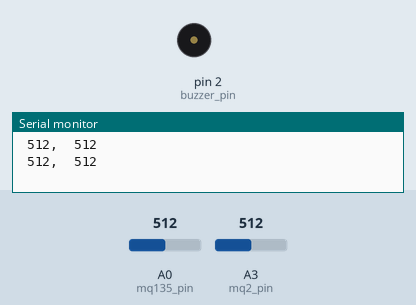
The sketch below on a simulated Arduino Uno, built with avr-gcc and run on an emulated ATmega328P. Shown: buzzer (waves = sounding), the last lines printed to the serial monitor. The test bench sets the inputs (shaded band); at power-on: A3 (mq2_pin) = 512, A0 (mq135_pin) = 512.

Above: at 1.8 s.
1.9 s: A3 (mq2_pin) set to 486
At 3.0 s:
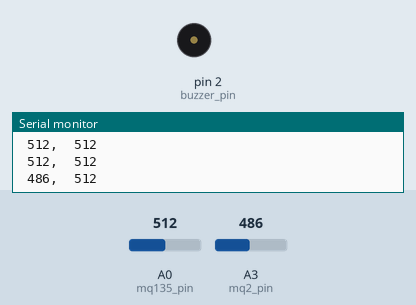
3.5 s: A0 (mq135_pin) set to 790
6.2 s: A0 (mq135_pin) set to 812
At 8.8 s:
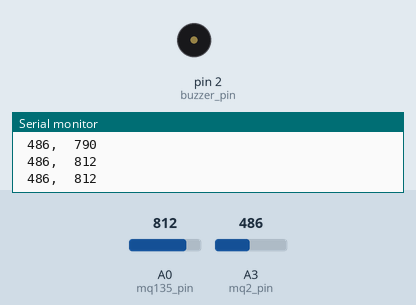
10.3 s: A0 (mq135_pin) set to 716
At 12.2 s:
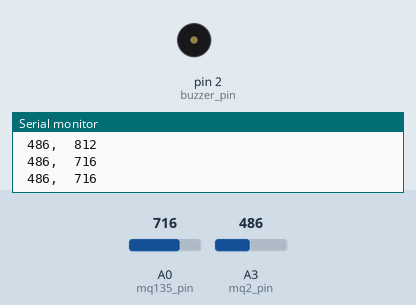
12.5 s: A0 (mq135_pin) set to 810
At 14.8 s:
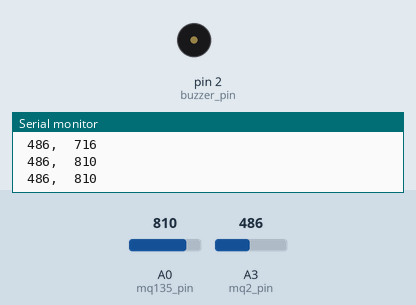
16.6 s: A3 (mq2_pin) set to 107
20.1 s: A3 (mq2_pin) set to 95
Timing chart, 0 to 24.6 s (numbered marks = the images above; inputs shaded):
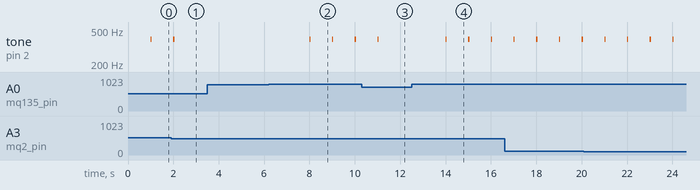

Measured:
- the behaviour switches between 800 and 801 on A0 (mq135_pin) (found by bisection; images 1 and 2)
- after the input at 1.9 s, tone on pin 2 (buzzer_pin): goes on until 2.1 s, then stays silent
- after the input at 6.2 s, tone on pin 2 (buzzer_pin): alternates 392 Hz for 0.05 s and silent for 0.95 s, starting after 1.8 s
- after the input at 10.3 s, tone on pin 2 (buzzer_pin): goes on until 11.1 s, then stays silent
- after the input at 12.5 s, tone on pin 2 (buzzer_pin): alternates 392 Hz for 0.05 s and silent for 0.95 s, starting after 1.5 s

The sketch:

Deudnunda.ino
```cpp
#include "pitches.h"

int mq2_sensorValue; // GAS
int mq135_sensorValue; // CO2, CO
int buzzer_pin = 2;
int mq135_pin = 0; // A0
int mq2_pin = 3; // A3
int melody = NOTE_G4;

void setup()
{
  Serial.begin(9600);      // sets the serial port to 9600

}

void loop()
{
  char msg[11];
  mq2_sensorValue = analogRead(mq2_pin);      // read analog input pin 0
  mq135_sensorValue = analogRead(mq135_pin);
  sprintf(msg, "%4d, %4d\n", mq2_sensorValue, mq135_sensorValue);
  Serial.print(msg);
  /*
  Serial.print(mq2_sensorValue);
  Serial.print(",");
  Serial.print(mq135_sensorValue);  // prints the value read
  Serial.println();
  */
  delay(1000);                        // wait 100ms for next reading

  if(mq2_sensorValue > 500 || mq135_sensorValue > 800)
      tone(buzzer_pin, melody, 50);
  else
    noTone(buzzer_pin);

}
```

pitches.h
```cpp
/*************************************************
 * Public Constants
 *************************************************/

#define NOTE_B0  31
#define NOTE_C1  33
#define NOTE_CS1 35
#define NOTE_D1  37
#define NOTE_DS1 39
#define NOTE_E1  41
#define NOTE_F1  44
#define NOTE_FS1 46
#define NOTE_G1  49
#define NOTE_GS1 52
#define NOTE_A1  55
#define NOTE_AS1 58
#define NOTE_B1  62
#define NOTE_C2  65
#define NOTE_CS2 69
#define NOTE_D2  73
#define NOTE_DS2 78
#define NOTE_E2  82
#define NOTE_F2  87
#define NOTE_FS2 93
#define NOTE_G2  98
#define NOTE_GS2 104
#define NOTE_A2  110
#define NOTE_AS2 117
#define NOTE_B2  123
#define NOTE_C3  131
#define NOTE_CS3 139
#define NOTE_D3  147
#define NOTE_DS3 156
#define NOTE_E3  165
#define NOTE_F3  175
#define NOTE_FS3 185
#define NOTE_G3  196
#define NOTE_GS3 208
#define NOTE_A3  220
#define NOTE_AS3 233
#define NOTE_B3  247
#define NOTE_C4  262
#define NOTE_CS4 277
#define NOTE_D4  294
#define NOTE_DS4 311
#define NOTE_E4  330
#define NOTE_F4  349
#define NOTE_FS4 370
#define NOTE_G4  392
#define NOTE_GS4 415
#define NOTE_A4  440
#define NOTE_AS4 466
#define NOTE_B4  494
#define NOTE_C5  523
#define NOTE_CS5 554
#define NOTE_D5  587
#define NOTE_DS5 622
#define NOTE_E5  659
#define NOTE_F5  698
#define NOTE_FS5 740
#define NOTE_G5  784
#define NOTE_GS5 831
#define NOTE_A5  880
#define NOTE_AS5 932
#define NOTE_B5  988
#define NOTE_C6  1047
#define NOTE_CS6 1109
#define NOTE_D6  1175
#define NOTE_DS6 1245
#define NOTE_E6  1319
#define NOTE_F6  1397
#define NOTE_FS6 1480
#define NOTE_G6  1568
#define NOTE_GS6 1661
#define NOTE_A6  1760
#define NOTE_AS6 1865
#define NOTE_B6  1976
#define NOTE_C7  2093
#define NOTE_CS7 2217
#define NOTE_D7  2349
#define NOTE_DS7 2489
#define NOTE_E7  2637
#define NOTE_F7  2794
#define NOTE_FS7 2960
#define NOTE_G7  3136
#define NOTE_GS7 3322
#define NOTE_A7  3520
#define NOTE_AS7 3729
#define NOTE_B7  3951
#define NOTE_C8  4186
#define NOTE_CS8 4435
#define NOTE_D8  4699
#define NOTE_DS8 4978
```
